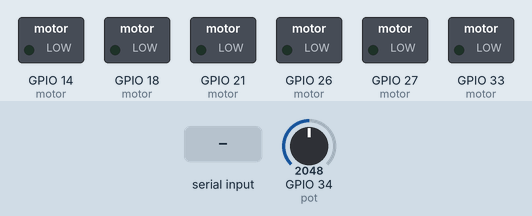
Recording of a sketch running on a simulated ESP32. On the bench: switched loads named in the sketch (green lamp = pin HIGH). The test bench sets the inputs (shaded band); at power-on: GPIO 34 (pot) = 2048. Nothing arrives over Bluetooth unless stated.

Above: at 1.2 s.
1.3 s: "W" received over the second serial link
At 2.5 s:
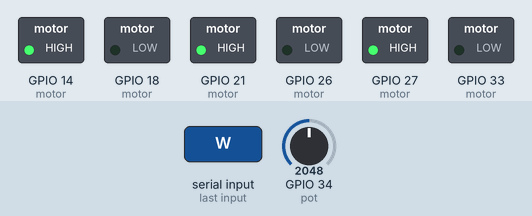
2.8 s: "S" received over the second serial link
At 3.7 s:
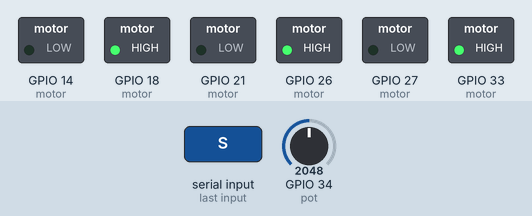
4.3 s: "A" received over the second serial link
At 4.9 s:
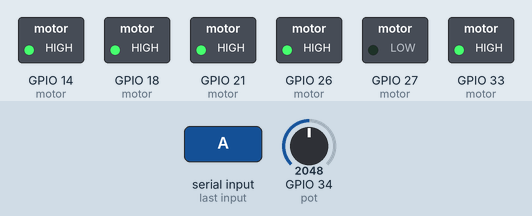
5.8 s: "K" received over the second serial link
At 7.0 s:
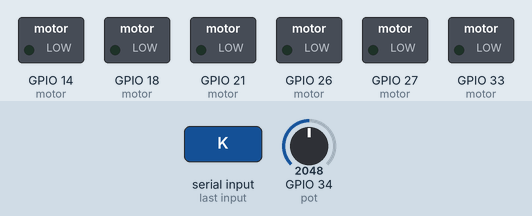
7.3 s: "A" received over the second serial link
At 8.4 s:
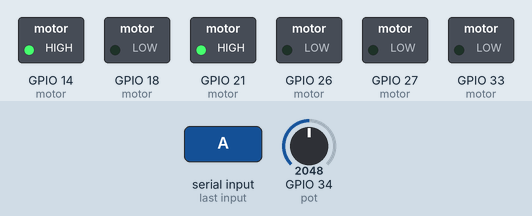
Timing chart, 0 to 9.8 s (numbered marks = the images above; inputs shaded):
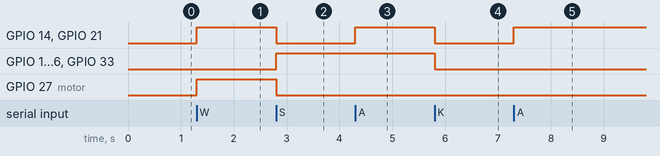

The sketch:

FADE_project.ino
```cpp
#include "BluetoothSerial.h"
const int motor[3][2] = {{14,33},{21,18},{27,26}};


const int pot = 34;
BluetoothSerial SerialBT;
char incoming_char, incoming_c;
void setup() {


  for(int i=0; i< 3; i++){
    for(int n=0;n<2;n++){
      pinMode(motor[i][n], OUTPUT);
    }
  }
  pinMode(pot, INPUT);
  Serial.begin(115200);
  SerialBT.begin("ESP32");

}

void loop() {
  //digitalWrite(motor[0][0], HIGH);
  int pot_data = analogRead(pot);
  //WHEN THE AWSD MOVEMENT FROM THE UNITY SENDING TO THE ESP32
  if(SerialBT.available()){
    incoming_char = SerialBT.read();
  }

  //FOR THE Serial
  //FOR FORWARD
  if(incoming_char == 'W')
  {
    for(int i=0; i< 3; i++)
    {

      digitalWrite(motor[i][0], HIGH);
      digitalWrite(motor[i][1], LOW);
    }
    //delay(2000);
  }

  //FOR BACKWARD
  if(incoming_char == 'S')
  {
    for(int i=0; i< 3; i++)
    {

      digitalWrite(motor[i][1], HIGH);
      digitalWrite(motor[i][0], LOW);
    }
    //delay(2000);

  }

  //FOR LEFT TURN
  if(incoming_char == 'A')
  {

      digitalWrite(motor[0][0], HIGH);
      digitalWrite(motor[1][0], HIGH);
      digitalWrite(motor[2][0], LOW);

    //delay(2000);

  }

  if(incoming_char == 'K')
  {

    for(int i=0; i< 3; i++)
    {

      digitalWrite(motor[i][1], LOW);
      digitalWrite(motor[i][0], LOW);
    }

    //delay(2000);

  }

}
```

Measured:
- after the input at 1.3 s, GPIO 14 (motor), GPIO 21 (motor), GPIO 27 (motor): LOW → HIGH at once
- after the input at 2.8 s, GPIO 14 (motor), GPIO 21 (motor), GPIO 27 (motor): HIGH → LOW at once; GPIO 18 (motor), GPIO 26 (motor), GPIO 33 (motor): LOW → HIGH at once
- after the input at 4.3 s, GPIO 14 (motor), GPIO 21 (motor): LOW → HIGH at once
- after the input at 5.8 s, GPIO 14 (motor), GPIO 18 (motor), GPIO 21 (motor), GPIO 26 (motor), GPIO 33 (motor): HIGH → LOW at once
- after the input at 7.3 s, GPIO 14 (motor), GPIO 21 (motor): LOW → HIGH at once
